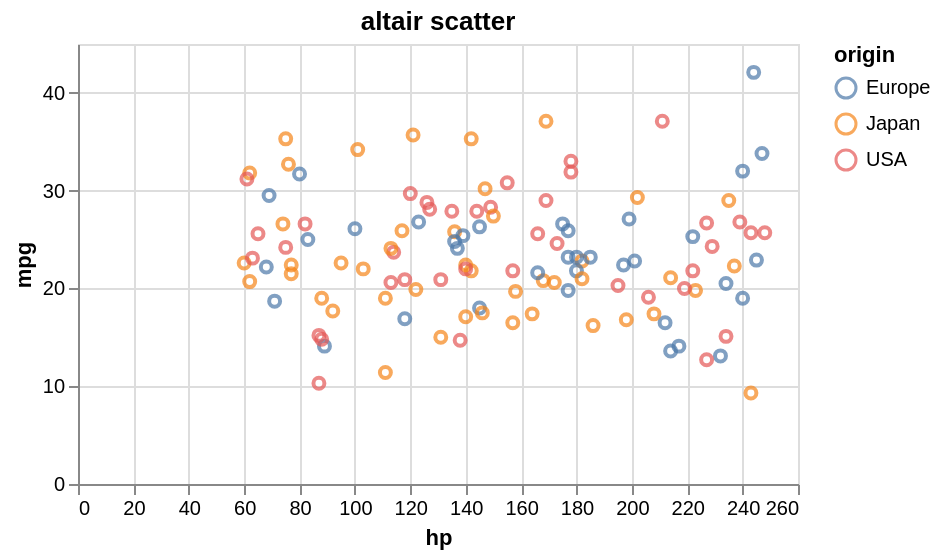

The notebook cell saved with this chart:
### Markdown cell above
## altair

### Code cell
import altair as alt
cars = pd.DataFrame({"hp": rng.integers(60, 250, 120), "mpg": rng.normal(25, 6, 120).round(1), "origin": rng.choice(["USA", "Europe", "Japan"], 120)})
alt.Chart(cars).mark_point().encode(x="hp", y="mpg", color="origin", tooltip=["hp", "mpg", "origin"]).properties(title="altair scatter", width=360, height=220)

### Figure 1 — Vega-Lite specification as saved in the notebook (floating-point values rounded to 4 significant figures)
{"config": {"view": {"continuousWidth": 300, "continuousHeight": 300}}, "data": {"name": "data-a882f2245369e7baafa564d59a51ee79"}, "mark": {"type": "point"}, "encoding": {"color": {"field": "origin", "type": "nominal"}, "tooltip": [{"field": "hp", "type": "quantitative"}, {"field": "mpg", "type": "quantitative"}, {"field": "origin", "type": "nominal"}], "x": {"field": "hp", "type": "quantitative"}, "y": {"field": "mpg", "type": "quantitative"}}, "height": 220, "title": "altair scatter", "width": 360, "$schema": "https://vega.github.io/schema/vega-lite/v5.8.0.json", "datasets": {"data-a882f2245369e7baafa564d59a51ee79": [{"hp": 217, "mpg": 14.1, "origin": "Europe"}, {"hp": 248, "mpg": 25.7, "origin": "USA"}, {"hp": 244, "mpg": 42.1, "origin": "Europe"}, {"hp": 234, "mpg": 15.1, "origin": "USA"}, {"hp": 247, "mpg": 33.8, "origin": "Europe"}, {"hp": 117, "mpg": 25.9, "origin": "Japan"}, {"hp": 232, "mpg": 13.1, "origin": "Europe"}, {"hp": 142, "mpg": 21.8, "origin": "Japan"}, {"hp": 100, "mpg": 26.1, "origin": "Europe"}, {"hp": 88, "mpg": 19.0, "origin": "Japan"}, {"hp": 234, "mpg": 20.5, "origin": "Europe"}, {"hp": 206, "mpg": 19.1, "origin": "USA"}, {"hp": 202, "mpg": 29.3, "origin": "Japan"}, {"hp": 80, "mpg": 31.7, "origin": "Europe"}, {"hp": 178, "mpg": 33.0, "origin": "USA"}, {"hp": 178, "mpg": 31.9, "origin": "USA"}, {"hp": 168, "mpg": 20.8, "origin": "Japan"}, {"hp": 222, "mpg": 25.3, "origin": "Europe"}, {"hp": 140, "mpg": 22.4, "origin": "Japan"}, {"hp": 101, "mpg": 34.2, "origin": "Japan"}, {"hp": 122, "mpg": 19.9, "origin": "Japan"}, {"hp": 135, "mpg": 27.9, "origin": "USA"}, {"hp": 245, "mpg": 22.9, "origin": "Europe"}, {"hp": 136, "mpg": 25.8, "origin": "Japan"}, {"hp": 147, "mpg": 30.2, "origin": "Japan"}, {"hp": 138, "mpg": 14.7, "origin": "USA"}, {"hp": 131, "mpg": 20.9, "origin": "USA"}, {"hp": 95, "mpg": 22.6, "origin": "Japan"}, {"hp": 173, "mpg": 24.6, "origin": "USA"}, {"hp": 111, "mpg": 19.0, "origin": "Japan"}, {"hp": 113, "mpg": 20.6, "origin": "USA"}, {"hp": 140, "mpg": 22.0, "origin": "USA"}, {"hp": 164, "mpg": 17.4, "origin": "Japan"}, {"hp": 177, "mpg": 23.2, "origin": "Europe"}, {"hp": 120, "mpg": 29.7, "origin": "USA"}, {"hp": 243, "mpg": 25.7, "origin": "USA"}, {"hp": 62, "mpg": 31.8, "origin": "Japan"}, {"hp": 240, "mpg": 32.0, "origin": "Europe"}, {"hp": 177, "mpg": 25.9, "origin": "Europe"}, {"hp": 182, "mpg": 22.8, "origin": "Japan"}, {"hp": 157, "mpg": 21.8, "origin": "USA"}, {"hp": 131, "mpg": 15.0, "origin": "Japan"}, {"hp": 239, "mpg": 26.8, "origin": "USA"}, {"hp": 76, "mpg": 32.7, "origin": "Japan"}, {"hp": 186, "mpg": 16.2, "origin": "Japan"}, {"hp": 197, "mpg": 22.4, "origin": "Europe"}, {"hp": 75, "mpg": 24.2, "origin": "USA"}, {"hp": 240, "mpg": 19.0, "origin": "Europe"}, {"hp": 222, "mpg": 21.8, "origin": "USA"}, {"hp": 157, "mpg": 16.5, "origin": "Japan"}, {"hp": 123, "mpg": 26.8, "origin": "Europe"}, {"hp": 82, "mpg": 26.6, "origin": "USA"}, {"hp": 60, "mpg": 22.6, "origin": "Japan"}, {"hp": 74, "mpg": 26.6, "origin": "Japan"}, {"hp": 227, "mpg": 26.7, "origin": "USA"}, {"hp": 63, "mpg": 23.1, "origin": "USA"}, {"hp": 227, "mpg": 12.7, "origin": "USA"}, {"hp": 140, "mpg": 17.1, "origin": "Japan"}, {"hp": 136, "mpg": 24.8, "origin": "Europe"}, {"hp": 177, "mpg": 19.8, "origin": "Europe"}, {"hp": 77, "mpg": 22.4, "origin": "Japan"}, {"hp": 126, "mpg": 28.8, "origin": "USA"}, {"hp": 175, "mpg": 26.6, "origin": "Europe"}, {"hp": 114, "mpg": 23.7, "origin": "USA"}, {"hp": 166, "mpg": 21.6, "origin": "Europe"}, {"hp": 155, "mpg": 30.8, "origin": "USA"}, {"hp": 158, "mpg": 19.7, "origin": "Japan"}, {"hp": 65, "mpg": 25.6, "origin": "USA"}, {"hp": 223, "mpg": 19.8, "origin": "Japan"}, {"hp": 139, "mpg": 25.4, "origin": "Europe"}, {"hp": 180, "mpg": 23.2, "origin": "Europe"}, {"hp": 149, "mpg": 28.3, "origin": "USA"}, {"hp": 77, "mpg": 21.5, "origin": "Japan"}, {"hp": 87, "mpg": 10.3, "origin": "USA"}, {"hp": 211, "mpg": 37.1, "origin": "USA"}, {"hp": 61, "mpg": 31.2, "origin": "USA"}, {"hp": 68, "mpg": 22.2, "origin": "Europe"}, {"hp": 83, "mpg": 25.0, "origin": "Europe"}, {"hp": 150, "mpg": 27.4, "origin": "Japan"}, {"hp": 142, "mpg": 35.3, "origin": "Japan"}, {"hp": 180, "mpg": 21.8, "origin": "Europe"}, {"hp": 89, "mpg": 14.1, "origin": "Europe"}, {"hp": 214, "mpg": 13.6, "origin": "Europe"}, {"hp": 137, "mpg": 24.1, "origin": "Europe"}, {"hp": 201, "mpg": 22.8, "origin": "Europe"}, {"hp": 121, "mpg": 35.7, "origin": "Japan"}, {"hp": 237, "mpg": 22.3, "origin": "Japan"}, {"hp": 214, "mpg": 21.1, "origin": "Japan"}, {"hp": 195, "mpg": 20.3, "origin": "USA"}, {"hp": 235, "mpg": 29.0, "origin": "Japan"}, {"hp": 243, "mpg": 9.3, "origin": "Japan"}, {"hp": 185, "mpg": 23.2, "origin": "Europe"}, {"hp": 103, "mpg": 22.0, "origin": "Japan"}, {"hp": 113, "mpg": 24.1, "origin": "Japan"}, {"hp": 199, "mpg": 27.1, "origin": "Europe"}, {"hp": 87, "mpg": 15.2, "origin": "USA"}, {"hp": 144, "mpg": 27.9, "origin": "USA"}, {"hp": 212, "mpg": 16.5, "origin": "Europe"}, {"hp": 172, "mpg": 20.6, "origin": "Japan"}, {"hp": 111, "mpg": 11.4, "origin": "Japan"}, {"hp": 118, "mpg": 20.9, "origin": "USA"}, {"hp": 182, "mpg": 21.0, "origin": "Japan"}, {"hp": 62, "mpg": 20.7, "origin": "Japan"}, {"hp": 145, "mpg": 26.3, "origin": "Europe"}, {"hp": 198, "mpg": 16.8, "origin": "Japan"}, {"hp": 118, "mpg": 16.9, "origin": "Europe"}, {"hp": 88, "mpg": 14.8, "origin": "USA"}, {"hp": 166, "mpg": 25.6, "origin": "USA"}, {"hp": 127, "mpg": 28.1, "origin": "USA"}, {"hp": 75, "mpg": 35.3, "origin": "Japan"}, {"hp": 145, "mpg": 18.0, "origin": "Europe"}, {"hp": 71, "mpg": 18.7, "origin": "Europe"}, {"hp": 229, "mpg": 24.3, "origin": "USA"}, {"hp": 169, "mpg": 37.1, "origin": "Japan"}, {"hp": 69, "mpg": 29.5, "origin": "Europe"}, {"hp": 169, "mpg": 29.0, "origin": "USA"}, {"hp": 92, "mpg": 17.7, "origin": "Japan"}, {"hp": 146, "mpg": 17.5, "origin": "Japan"}, {"hp": 219, "mpg": 20.0, "origin": "USA"}, {"hp": 208, "mpg": 17.4, "origin": "Japan"}]}}
